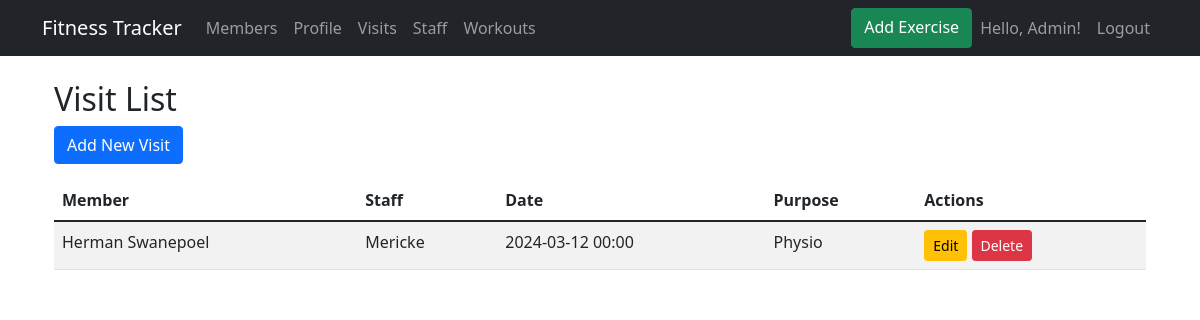
/visits/ (signed in), run on the app's committed database.
### accounts/models.py (models this page shows)
class CustomUser(AbstractUser):
    ROLES = (
        ('ADMIN', 'Admin'),
        ('STAFF', 'Staff'),
        ('VISITOR', 'Visitor'),
    )
    role = models.CharField(max_length=10, choices=ROLES, default='VISITOR')

### visits/models.py (models this page shows, shortened)
class Visit(models.Model):
    member = models.ForeignKey(
        Member,
        on_delete=models.CASCADE,
        related_name='visits'
    )
    staff = models.ForeignKey(
        Staff,
        on_delete=models.SET_NULL,
        null=True,
        blank=True
    )
    visit_date = models.DateTimeField()
    purpose = models.CharField(max_length=255)

### members/models.py (models this page shows, shortened)
class Member(models.Model):
    user = models.ForeignKey(
        settings.AUTH_USER_MODEL,
        on_delete=models.CASCADE,
        related_name='members'
    )
    name = models.CharField(max_length=100)
    email = models.EmailField()
    created_at = models.DateTimeField(auto_now_add=True)
    date_of_birth = models.DateField(null=True, blank=True)
    address = models.TextField(blank=True)
    contact_number = models.CharField(max_length=15, null=True, blank=True)

### staff/models.py (models this page shows, shortened)
class Staff(models.Model):
    name = models.CharField(max_length=100)
    address = models.TextField()
    date_of_birth = models.DateField()
    created_at = models.DateTimeField(auto_now_add=True)
    updated_at = models.DateTimeField(auto_now=True)

### visits/views.py (the view)
# urls.py: path('', views.visit_list, name='visit_list'),
@login_required
def visit_list(request):
    visits = Visit.objects.all()
    return render(request, 'visits/visit_list.html', {'visits': visits})

### visits/templates/visits/visit_list.html
{% extends 'base.html' %}
{% block content %}
<div class="container mt-4">
    <h2>Visit List</h2>
    <a href="{% url 'visit_create' %}" class="btn btn-primary mb-3">Add New Visit</a>
    <table class="table table-striped">
        <thead>
            <tr>
                <th>Member</th>
                <th>Staff</th>
                <th>Date</th>
                <th>Purpose</th>
                <th>Actions</th>
            </tr>
        </thead>
        <tbody>
            {% for visit in visits %}
            <tr>
                <td>{{ visit.member.name }}</td>
                <td>{{ visit.staff.name }}</td>
                <td>{{ visit.visit_date|date:"Y-m-d H:i" }}</td>
                <td>{{ visit.purpose }}</td>
                <td>
                    <a href="{% url 'visit_update' visit.id %}" class="btn btn-sm btn-warning">Edit</a>
                    <a href="{% url 'visit_delete' visit.id %}" class="btn btn-sm btn-danger">Delete</a>
                </td>
            </tr>
            {% empty %}
            <tr>
                <td colspan="5" class="text-center">No visits found</td>
            </tr>
            {% endfor %}
        </tbody>
    </table>
</div>
{% endblock %}

### templates/base.html (shortened to what this page needs)
{% load static %}
<!DOCTYPE html>
<html>
<head>
    <link href="https://cdn.jsdelivr.net/npm/bootstrap@5.1.3/dist/css/bootstrap.min.css" rel="stylesheet">
</head>
<body>
    <nav class="navbar navbar-expand-lg navbar-dark bg-dark">
        <div class="container">
            <a class="navbar-brand" href="{% url 'home' %}">Fitness Tracker</a>
            <div class="collapse navbar-collapse">
                <ul class="navbar-nav me-auto">
                    {% if user.is_authenticated and user.role == 'ADMIN' %}
                        <li class="nav-item">
                            <a class="nav-link" href="{% url 'member_list' %}">Members</a>
                        </li>
                    {% endif %}
                    {% if user.is_authenticated %}
                        <li class="nav-item">
                            <a class="nav-link" href="{% url 'profile' %}">Profile</a>
                        </li>
                        {% if user.role == 'ADMIN' %}
                        <li class="nav-item">
                            <a class="nav-link" href="{% url 'visit_list' %}">Visits</a>
                        </li>
                            <li class="nav-item">
                                <a class="nav-link" href="{% url 'staff_list' %}">Staff</a>
                            </li>
                        {% endif %}
                        <li class="nav-item">
                            <a class="nav-link" href="{% url 'workout_list' %}">Workouts</a>
                        </li>
                    {% endif %}
                </ul>
                <ul class="navbar-nav">
                    <a href="{% url 'exercise_create' %}" class="btn btn-success">
                         Add Exercise
                    </a>
                    {% if user.is_authenticated %}
                        <li class="nav-item">
                            <span class="nav-link">Hello, {{ user.username }}!</span>
                        </li>
                        <li class="nav-item">
                            <a class="nav-link" href="{% url 'logout' %}">Logout</a>
                        </li>
                    {% endif %}
                </ul>
            </div>
        </div>
    </nav>
    <div class="container mt-4">
        {% block content %}{% endblock %}
    </div>
</body>
</html>

### data on the page
CustomUser: username "Admin"
Visit: member.name "Herman Swanepoel", staff.name "Mericke", visit_date "2024-03-12 00:00", purpose "Physio"
